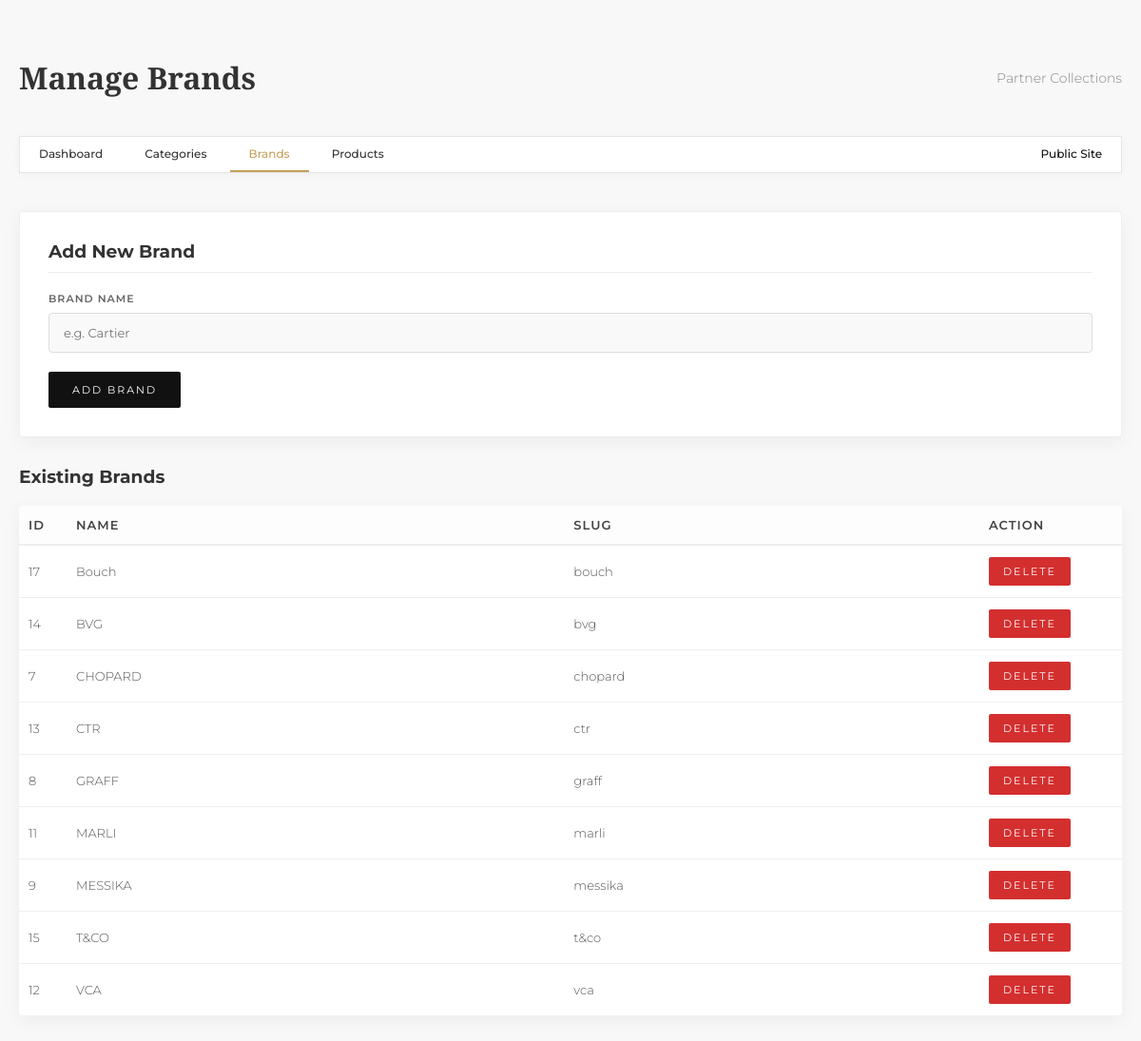
The page /admin/manage_brands.php (signed in) on the database its author committed.
### tables this page shows
CREATE TABLE `brands` (
  `id` int(11) NOT NULL,
  `name` varchar(255) NOT NULL,
  `slug` varchar(255) NOT NULL,
  `created_at` timestamp NOT NULL DEFAULT current_timestamp()
);

### admin/manage_brands.php (the view, shortened to what this page needs)
<?php
include '../includes/db.php';
?>
<!DOCTYPE html>
<html lang="en">
<head>
    <link rel="stylesheet" href="../assets/css/style.css">
</head>
<body>
<div class="admin-container">
    <div style="display: flex; justify-content: space-between; align-items: center; margin-bottom: 40px;">
        <h1 style="margin: 0; font-family: var(--font-heading); font-size: 32px;">Manage Brands</h1>
        <div style="font-size: 14px; color: #888;">Partner Collections</div>
    </div>
    <div class="admin-nav">
        <a href="index.php">Dashboard</a>
        <a href="manage_categories.php">Categories</a>
        <a href="manage_brands.php" style="color: var(--gold); border-bottom: 2px solid var(--gold);">Brands</a>
        <a href="manage_products.php">Products</a>
        <a href="../index.php" target="_blank" style="float: right; color: var(--black);">Public Site</a>
    </div>
    <div style="background: #fff; padding: 30px; border: 1px solid #eee; border-radius: 4px; box-shadow: 0 5px 20px rgba(0,0,0,0.05); margin-bottom: 30px;">
        <h3 style="margin-top: 0; margin-bottom: 20px; border-bottom: 1px solid #eee; padding-bottom: 10px;">Add New Brand</h3>
        <form method="POST">
            <div class="form-group">
                <label>Brand Name</label>
                <input type="text" name="name" class="form-control" required placeholder="e.g. Cartier">
            </div>
            <button type="submit" name="add_brand" class="btn">Add Brand</button>
        </form>
    </div>
    <h3>Existing Brands</h3>
    <table class="table">
        <thead>
            <tr>
                <th width="50">ID</th>
                <th>Name</th>
                <th>Slug</th>
                <th width="150">Action</th>
            </tr>
        </thead>
        <tbody>
            <?php
            $result = $conn->query("SELECT * FROM brands ORDER BY name ASC");
            while ($row = $result->fetch_assoc()) {
                echo "<tr>
                        <td>{$row['id']}</td>
                        <td>{$row['name']}</td>
                        <td>{$row['slug']}</td>
                        <td>
                            <form method='POST' style='display:inline;'>
                                <input type='hidden' name='id' value='{$row['id']}'>
                                <button type='submit' name='delete_brand' class='btn btn-danger' onclick='return confirm(\"Are you sure?\")'>Delete</button>
                            </form>
                        </td>
                      </tr>";
            }
            ?>
        </tbody>
    </table>
</div>
</body>
</html>

### assets/css/style.css (style rules this page uses)
* { box-sizing: border-box; }
:root { --gold: #C5A059; --gold-dark: #A08040; --black: #111111; --dark-gray: #333333; --light-gray: #F9F9F9; --border-color: #E5E5E5; --white: #FFFFFF; --text-color: #333333; --font-heading: 'Playfair Display', serif; --font-body: 'Montserrat', sans-serif; }
body { font-family: var(--font-body); color: var(--text-color); margin: 0; padding: 0; background-color: var(--white); display: flex; flex-direction: column; min-height: 100vh; font-weight: 300; padding-top: 40px; -webkit-user-select: none; -ms-user-select: none; user-select: none; }
a { text-decoration: none; color: inherit; transition: all 0.3s ease; }
.admin-container { width: 100%; max-width: 1200px; margin: 40px auto; padding: 20px; font-family: var(--font-body); }
.admin-nav { background: var(--white); border: 1px solid var(--border-color); box-shadow: 0 2px 10px rgba(0,0,0,0.03); margin-bottom: 40px; }
.admin-nav a { display: inline-block; padding: 15px 20px; font-size: 12px; font-weight: 500; }
.table th { background-color: #f5f5f5; text-transform: uppercase; font-size: 11px; letter-spacing: 1px; }
.form-group { margin-bottom: 20px; }
.form-group label { display: block; margin-bottom: 8px; font-size: 11px; text-transform: uppercase; letter-spacing: 1px; color: #666; font-weight: 600; }
.form-control { width: 100%; padding: 12px 15px; border: 1px solid #ddd; border-radius: 4px; font-family: var(--font-body); font-size: 13px; color: #333; background-color: #f9f9f9; box-sizing: border-box; transition: border-color 0.3s; }
.btn { display: inline-block; background-color: var(--black); color: var(--white); padding: 12px 25px; border: none; border-radius: 2px; font-family: var(--font-body); font-size: 11px; text-transform: uppercase; letter-spacing: 2px; cursor: pointer; transition: background 0.3s; }
.btn-danger { background-color: #d32f2f; padding: 8px 15px; }
.table { width: 100%; border-collapse: collapse; background: #fff; box-shadow: 0 5px 20px rgba(0,0,0,0.05); border-radius: 4px; overflow: hidden; }
.table th, .table td { padding: 12px 10px; text-align: left; vertical-align: middle; font-size: 13px; }
.table th { font-weight: 600; color: #444; background: #fdfdfd; border-bottom: 2px solid #eee; white-space: nowrap; }
.table td { border-bottom: 1px solid #eee; color: #555; }
.table tr:last-child td { border-bottom: none; }

### admin/manage_brands.php (style rules this page uses)
body { background-color: #f8f8f8; padding-top: 0; }
.admin-nav a { display: inline-block; padding: 10px 20px; }

### rows shown on the page
brands: id "17", name "Bouch", slug "bouch"
brands: id "14", name "BVG", slug "bvg"
brands: id "7", name "CHOPARD", slug "chopard"
brands: id "13", name "CTR", slug "ctr"
brands: id "8", name "GRAFF", slug "graff"
brands: id "11", name "MARLI", slug "marli"
brands: id "9", name "MESSIKA", slug "messika"
brands: id "15", name "T&CO", slug "t&co"
brands: id "12", name "VCA", slug "vca"
